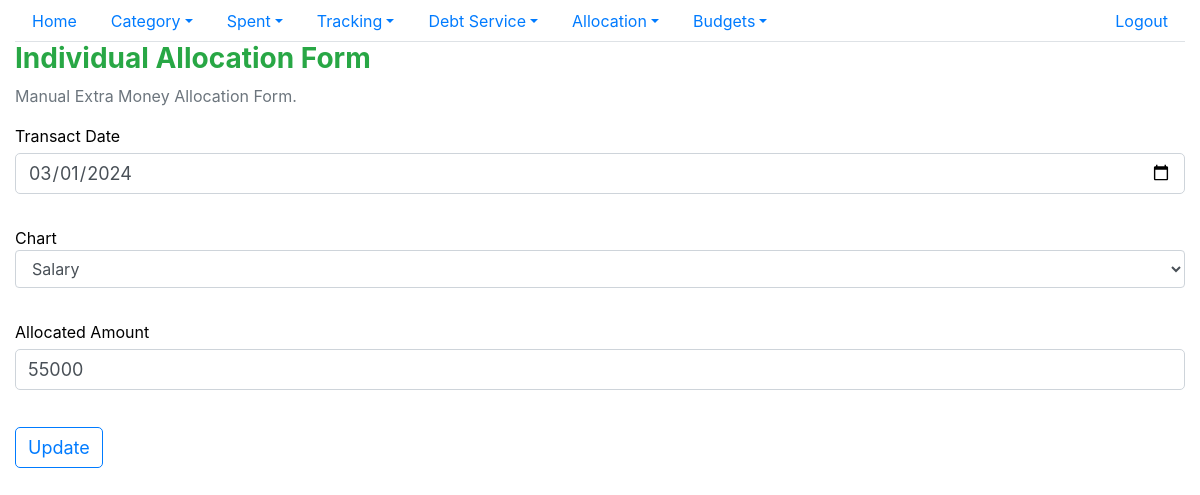
/allocate/individual_update/56 (signed in), run on the app's committed database.
### distributer/models.py (models this page shows, shortened)
class Transact(models.Model):
    transact_date = models.DateField()
    allocate_id= models.ForeignKey(Allocate,on_delete=models.CASCADE)
    transact_allocation = models.IntegerField(default=0)
    chart_id =models.ForeignKey(Chart,on_delete=models.CASCADE)
    allocated_amount=models.IntegerField(default=0)
    user_id = models.ForeignKey(settings.AUTH_USER_MODEL, on_delete=models.CASCADE)
    voided=models.IntegerField(default=0)
    date_created=models.DateTimeField(auto_now_add=True)
    date_updated=models.DateTimeField(auto_now=True)

### distributer/views.py (the view, shortened to what this page needs)
# urls.py: path('individual_update/<int:pk>',views.IndividualUpdateForm.as_view(),name='individual_update'),
class IndividualUpdateForm(View,LoginRequiredMixin):
    def get(self,request,pk):
        user = User.objects.get(username=self.request.user)
        transact_item = Transact.objects.get(pk=pk)
        form = TransactForm(instance=transact_item)
        form.fields['chart_id'].queryset = Chart.objects.filter(voided=0, status='active',user_id=user)
        return render(request,'distributer/individual_update_form.html',{'form':form})

### distributer/forms.py
class TransactForm(forms.ModelForm):
    class Meta:
        model = Transact
        fields =['transact_date','chart_id','allocated_amount']
        widgets = {
            'transact_date': forms.TextInput(
                attrs={'type': 'date', 'value': tz.now().date(), 'class': 'form-group form-control'}),
            'chart_id': forms.Select(attrs={'class': 'form-group form-control'}),
            'allocated_amount': forms.NumberInput(attrs={'class': 'form-group form-control'}),
        }

### distributer/models.py (called while the page is built)
    def __str__(self):
        return self.chart_name

### distributer/templates/distributer/individual_update_form.html (shortened to what this page needs)
{% extends "base.html" %}
{% load tz %}
{% block content %}
<h3 class="text-success font-weight-bold">Individual Allocation Form</h3>
<p class="text-secondary"> Manual Extra Money Allocation Form.</p>
<div>
<form action="" method="post">
	<div class="row">
		<div class="form-group col">
			<label for="allocate_date" class="form-control-label"> Transact Date </label>
			{{form.transact_date}}
		</div>
    </div>
    <div class="row">
		<div class="form-group col">
			<label for="chart_name" class="form-control-label"> Chart </label>
            {{form.chart_id}}
		</div>
	</div>
    <div class="row">
        <div class="form-group col">
			<label for="status" class="form-control-label">Allocated Amount</label>
			{{form.allocated_amount}}
		</div>
    </div>
    <div class="row">
        <div class="col">
            <button type="submit" class="btn btn-outline-primary" > Update </button>
        </div>
    </div>
</form>
</div>
{% endblock content %}

### static/spent/main.css (style rules this page uses)
body { color: #000; overflow-x: hidden; height: 100%; background-repeat: no-repeat; background-size: 100% 100% }
.form-control-label { margin-bottom: 0 }
input, textarea, button { padding: 8px 15px; border-radius: 5px !important; margin: 5px 0px; box-sizing: border-box; border: 1px solid #ccc; font-size: 18px !important; font-weight: 300 }

### data on the page
Transact: transact_date "03/01/2024", chart_id "Salary", allocated_amount "55000"
